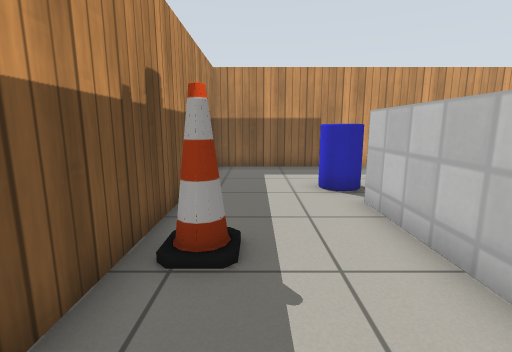
View 1 (above)

16 first-person views from a walk through a robot-simulator world made for Gazebo. The camera is 0.83 m above the floor, tilts 10° down and sees 85° across. Floor lines are 1 m apart. The floor is counted in squares, 0.5 m on a side. Each view is taken from the middle of a square. On the plan, view 1 faces up. The plan holds only what a view shows up to about 15 squares ahead; the rest is blank. The robots in the file are not drawn. Gazebo's built-in surfaces are drawn with simple patterns. Simple shapes stand in for some stock models.

View 2
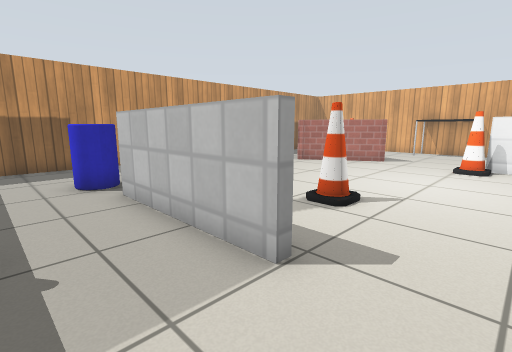

View 3
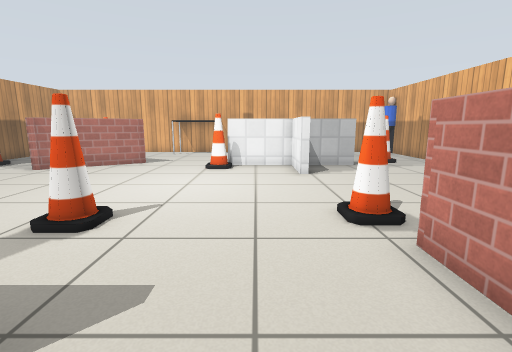

View 4
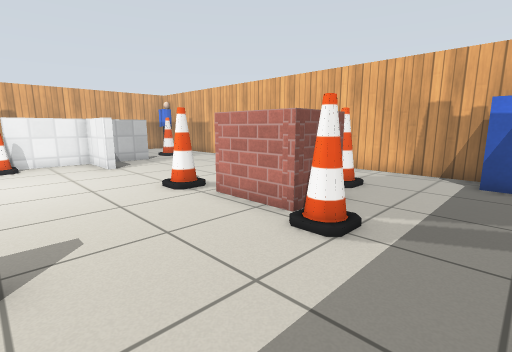

View 5
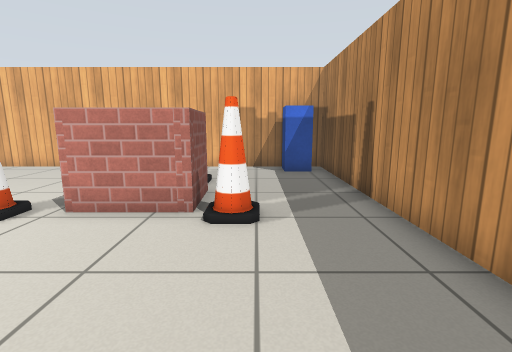

View 6
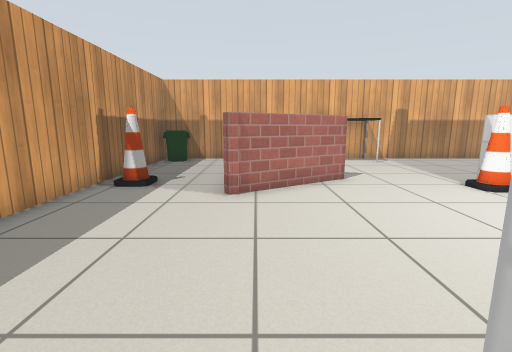

View 7
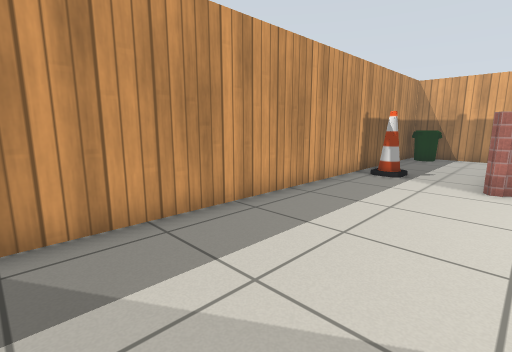

View 8
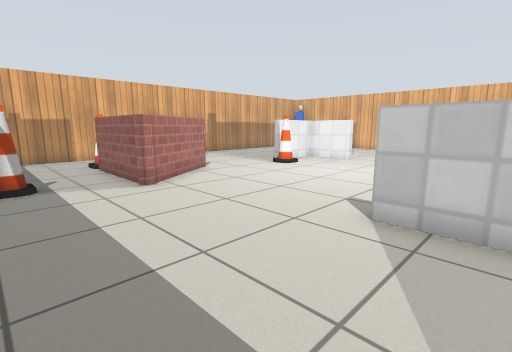

View 9
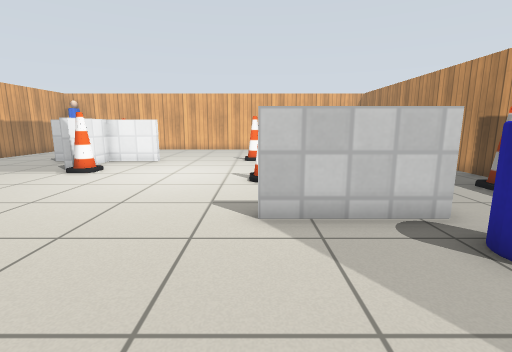

View 10
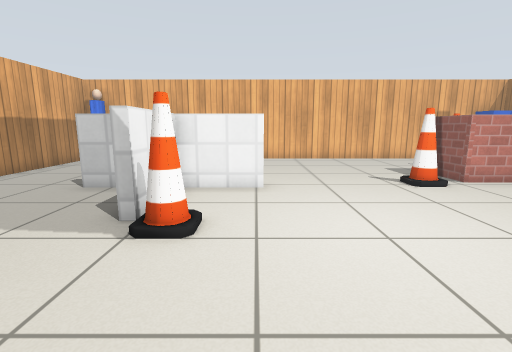

View 11
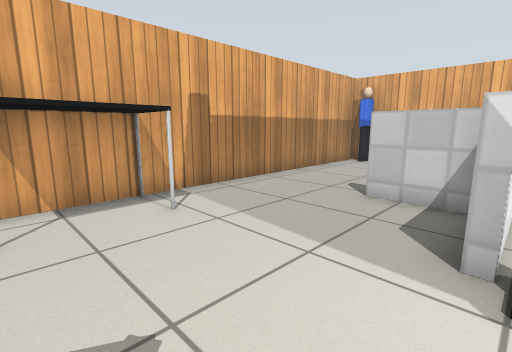

View 12
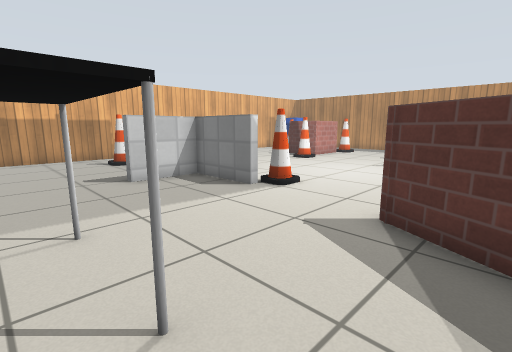

View 13
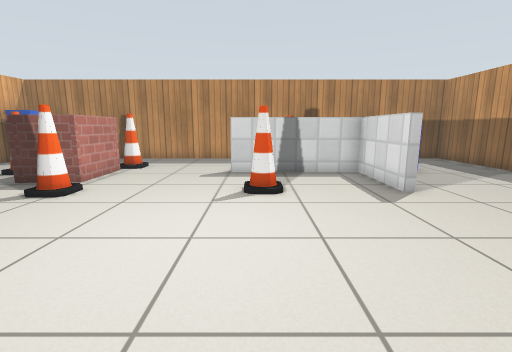

View 14
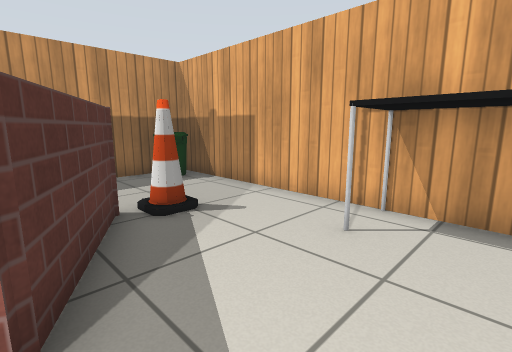

View 15
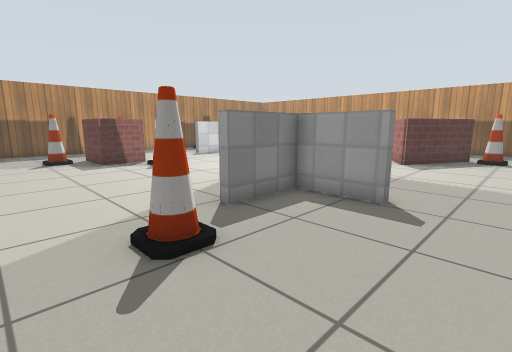

View 16
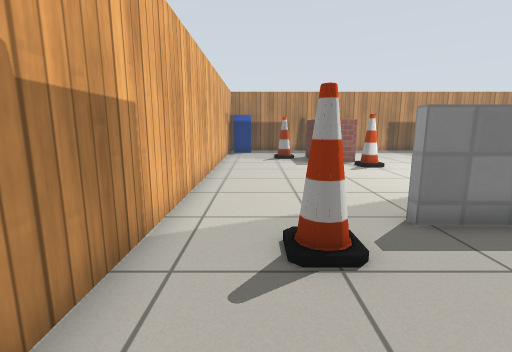

### Floor plan
Points are (right, up) in squares from view 1. A wall is a line through its corners. A room is listed if a view was taken in it or the views show most of it. See-through windows are left out.
Room 1 (views 1, 2, 3, 4, 5, 6, 7, 8, 9, 10, 11, 12, 13, 14)
walls: (6, 5.8) (2.7, 5.8) (2.7, 1); (13.4, 0.3) (13.4, -2.6) (15.9, -2.6); (2.4, 1) (2.4, 6.1) (6, 6.1); (10.8, -3) (10.8, -2.6) (13.4, -2.6); (4.7, -3.3) (4.8, -5.3) (2.2, -5.3) (2.2, -3.3) (4.7, -3.3); (13.1, -2.9) (13.1, 0.3); (2.4, -4.8) (2.4, -3.3); (13.1, -5.4) (13.1, -3.2); (15.9, 7.8) (14, 4.2) (13.8, 4.2) (11.7, 7.7) (15.5, 7.7); (19.7, -2.5) (19.7, 11.7) (-1.7, 11.7) (-1.7, -9.7) (12.5, -9.7)
ways out: opening at (13, -7.5) to room 2; opening at (17.5, -3) to room 2; gap at (16, 7)
objects: postbox (-1, -9) to (0, -9); cone (-1, 4); cone (1, -3); other object (2, 7) to (3, 8); cone (3, -7) to (3, -6); cone (6, -3); cone (6, 2); cone (12, 0) to (13, 1); cone (13, 10) to (13, 11); cone (17, 7); table (18, 2) to (19, 4); bin (18, 10) to (19, 11)
Room 2 (views 15, 16)
walls: (15.9, -2.9) (13.1, -2.9); (13.4, -2.6) (13.4, -5.4); (12.5, -9.7) (19.7, -9.7) (19.7, -2.5)
ways out: opening at (13, -7.5) to room 1; opening at (17.5, -3) to room 1
objects: cone (14, -7); person (19, -9)

Where each view was taken, in squares from view 1:
view 1: 0 up, 0 right, facing up
view 2: 1 down, 0 right, facing up-right
view 3: 1 down, 1 right, facing right
view 4: 1 up, 1 left, facing down-right
view 5: 2 up, 1 right, facing down
view 6: 7 up, 5 right, facing right
view 7: 7 up, 3 right, facing up-right
view 8: 11 up, 4 right, facing down-right
view 9: 11 up, 6 right, facing down
view 10: 5 up, 11 right, facing down
view 11: 4 up, 13 right, facing down-right
view 12: 6 up, 19 right, facing down-left
view 13: 2 up, 13 right, facing left
view 14: 2 up, 14 right, facing up-right
view 15: 9 down, 18 right, facing up-left
view 16: 8 down, 18 right, facing left
